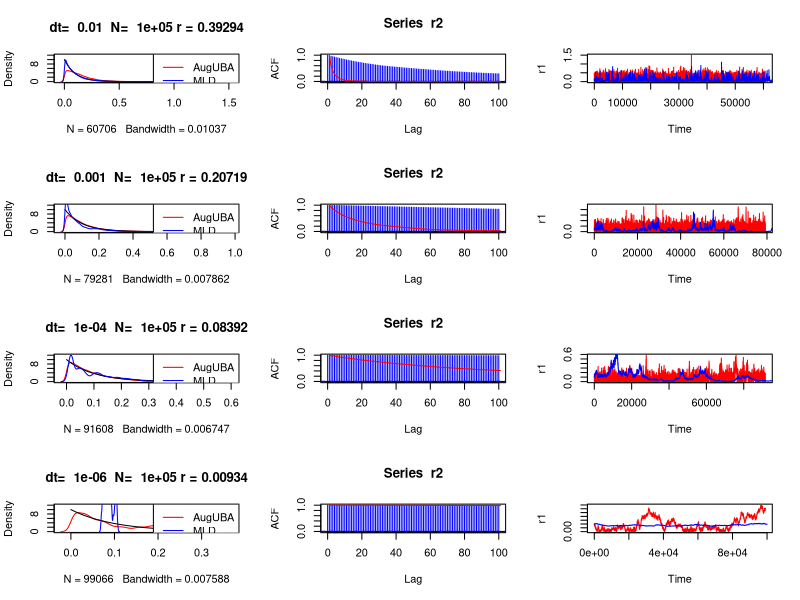

Recreate this plot in R.
set.seed(123)
#############################
###Mirror Langevin Dynamics
#############################


###Mirror Langevin Dynamics
MLD = function(x0,dt,N) 
{
  x = numeric(N)
  y = numeric(N)
  x[1] = x0
  for(i in 1:(N-1))
  {
    nu = rnorm(1)
    y[i]= 1 + log(x[i])
    y[i+1] = y[i] - lambda*dt*x[i]+dt + sqrt(2*dt)*nu
    x[i+1] = exp(y[i+1]-1)
  }
  return(x)
}

##############################
###UBA with Augmented drift 
##############################
aug_drift = function(x)
{ 
  if(x>0)
  {
    return(-lambda)
  }
  else
    return(Inf)
}


###Calculate the probability function for jumps 
probf = function(y, dt , v )
{
  mu = aug_drift(y)
  temp = -sqrt(2*dt)*v*mu
  #print(v)
  return(1/(1 + exp(temp)))
}
# 
###Unadjusted Barker Algorithm 

Aug_UBA= function(x0,dt,N)
{
  x = numeric(N)
  x[1]= x0
  for( i in 2: N)
  {
    v = rnorm(1)
    U = runif(1)
    prob = probf(y = x[i-1], dt = dt , v = v)
    b = ifelse(U<=prob , 1, -1)
    x[i] = x[i-1] + sqrt(2*dt)*b*v
  }
  
  #remove negative values
  lost_values = length(x[x<0]) 
  ratio = lost_values/N
  x = x[x>0]
  rtn = c(ratio , x)
  return(rtn)
}

###################
### Experiments
###################
# pdf('MLDvsUBA2.pdf', width = 10 , height = 10)
timesteps = c(1e-2,1e-3, 1e-4, 1e-6)
steps = c(1e5) 
lambda = 10
par(mfrow = c(4,3))


for( dt in timesteps) {
   for ( N in steps)
   {
    ##Logs
    print(paste('Timestep : ' , dt , ', N : ',N))
   
    ##AugUBA 
    r1= Aug_UBA(x0 = 0.1 , dt ,N )
    ratio = r1[1]
    r1 = r1[-1]
    
    ##MLD
    r2 = MLD(x0 = 0.1, dt , N)
    
    ##Plots
    vec = seq(0,max(r1),by = 0.01)
    plot(density(r1),
         col = 'red' , ylim = c(0 , lambda+2),
         main = paste('dt= ' , dt , ' N= ', N ,'r =' , ratio))
    lines(vec , dexp(vec,rate = lambda))
    lines(density(r2), col = 'blue')
    legend('topright' , legend = c('AugUBA','MLD', 'Truth') , col = c('red' ,'blue', 'black'), lty = 1)

    acf(r2, col = "blue", lag.max = 100)
    lines(acf(r1, plot = FALSE, lag.max = 100)$acf, col = "red")

    plot.ts(r1, col = "red")
    lines(r2, col = "blue")
  }
}
#dev.off()


